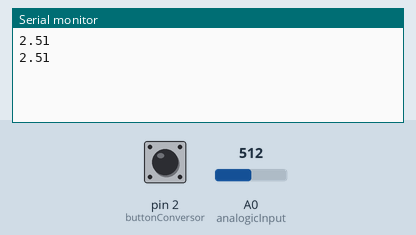
Simulated run of this sketch. Board: Arduino Uno, built with avr-gcc and run on an emulated ATmega328P. Parts: the last lines printed to the serial monitor. The inputs (shaded band) are chosen by the test bench; at power-on: A0 (analogicInput) = 512, pin 2 (buttonConversor) HIGH.

Above: at 2.2 s.
2.3 s: A0 (analogicInput) set to 716
At 3.6 s:
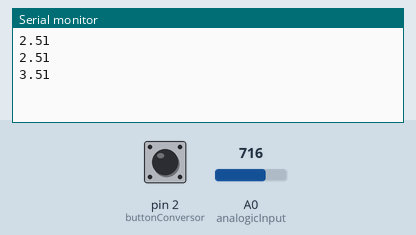
3.8 s: pin 2 (buttonConversor) pulled LOW for 1.2 s
At 4.5 s:
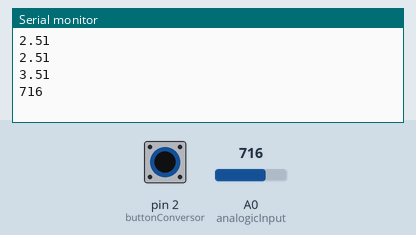
6.5 s: A0 (analogicInput) set to 900
At 7.8 s:
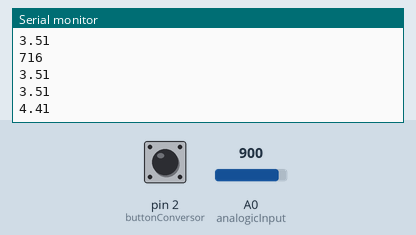
8.0 s: pin 2 (buttonConversor) pulled LOW for 1.2 s
At 8.8 s:
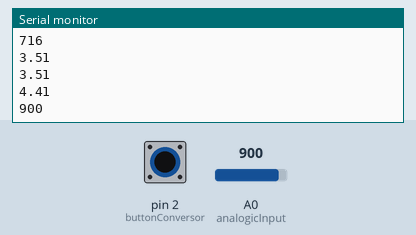
Timing chart, 0 to 11.0 s (numbered marks = the images above; inputs shaded):
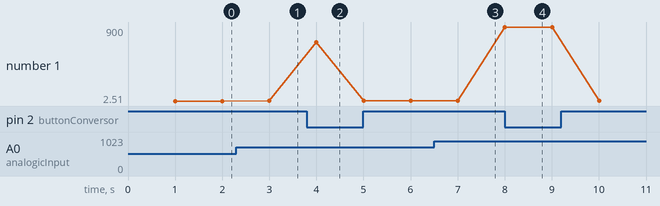

The sketch:

sketch_potenciometro.ino
```cpp
int analogicInput = 0;
int buttonConversor = 2;
int lectura = 0;
void setup() {
  Serial.begin(9600);
  delay(1000);
}

void loop() {

  lectura = analogRead(analogicInput);
  if(digitalRead(buttonConversor)==LOW){
    Serial.println(lectura);
  }else{
    Serial.println(lectura*0.0049);
  }

  delay(1000);

}
```

Measured:
- after the input at 2.3 s, the serial monitor: prints a new line after 0.70 s (image 1)
- after the input at 3.8 s, the serial monitor: prints a new line after 0.20 s (image 2)
- after the input at 6.5 s, the serial monitor: prints a new line after 0.50 s (image 3)
- after the input at 8.0 s, the serial monitor: prints a new line at once (image 4)
- plotted number 1: 2.51 → 3.51 after the input at 2.3 s, 3.51 → 4.41 after the input at 6.5 s
